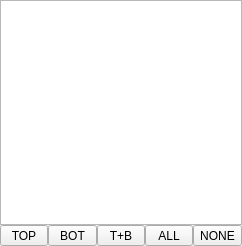
<?xml version="1.0" encoding="UTF-8"?>
<ui version="4.0">
 <class>librepcb::editor::BoardLayersDock</class>
 <widget class="QDockWidget" name="librepcb::editor::BoardLayersDock">
  <property name="geometry">
   <rect>
    <x>0</x>
    <y>0</y>
    <width>242</width>
    <height>246</height>
   </rect>
  </property>
  <property name="maximumSize">
   <size>
    <width>600</width>
    <height>524287</height>
   </size>
  </property>
  <property name="allowedAreas">
   <set>Qt::LeftDockWidgetArea|Qt::RightDockWidgetArea</set>
  </property>
  <property name="windowTitle">
   <string>&amp;Layers</string>
  </property>
  <widget class="QWidget" name="dockWidgetContents">
   <layout class="QVBoxLayout" name="verticalLayout">
    <property name="spacing">
     <number>0</number>
    </property>
    <property name="leftMargin">
     <number>0</number>
    </property>
    <property name="topMargin">
     <number>0</number>
    </property>
    <property name="rightMargin">
     <number>0</number>
    </property>
    <property name="bottomMargin">
     <number>0</number>
    </property>
    <item>
     <widget class="QListWidget" name="listWidget"/>
    </item>
    <item>
     <layout class="QHBoxLayout" name="horizontalLayout">
      <item>
       <widget class="QToolButton" name="btnTop">
        <property name="sizePolicy">
         <sizepolicy hsizetype="Minimum" vsizetype="Fixed">
          <horstretch>0</horstretch>
          <verstretch>0</verstretch>
         </sizepolicy>
        </property>
        <property name="text">
         <string notr="true">TOP</string>
        </property>
       </widget>
      </item>
      <item>
       <widget class="QToolButton" name="btnBottom">
        <property name="sizePolicy">
         <sizepolicy hsizetype="Minimum" vsizetype="Fixed">
          <horstretch>0</horstretch>
          <verstretch>0</verstretch>
         </sizepolicy>
        </property>
        <property name="text">
         <string notr="true">BOT</string>
        </property>
       </widget>
      </item>
      <item>
       <widget class="QToolButton" name="btnTopBottom">
        <property name="sizePolicy">
         <sizepolicy hsizetype="Minimum" vsizetype="Fixed">
          <horstretch>0</horstretch>
          <verstretch>0</verstretch>
         </sizepolicy>
        </property>
        <property name="text">
         <string notr="true">T+B</string>
        </property>
       </widget>
      </item>
      <item>
       <widget class="QToolButton" name="btnAll">
        <property name="sizePolicy">
         <sizepolicy hsizetype="Minimum" vsizetype="Fixed">
          <horstretch>0</horstretch>
          <verstretch>0</verstretch>
         </sizepolicy>
        </property>
        <property name="text">
         <string notr="true">ALL</string>
        </property>
       </widget>
      </item>
      <item>
       <widget class="QToolButton" name="btnNone">
        <property name="sizePolicy">
         <sizepolicy hsizetype="Minimum" vsizetype="Fixed">
          <horstretch>0</horstretch>
          <verstretch>0</verstretch>
         </sizepolicy>
        </property>
        <property name="text">
         <string notr="true">NONE</string>
        </property>
       </widget>
      </item>
     </layout>
    </item>
   </layout>
  </widget>
 </widget>
 <resources/>
 <connections/>
</ui>
